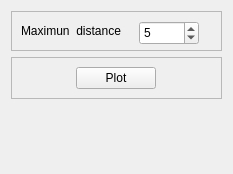
          <widget class="QWidget" name="page_15">
           <property name="geometry">
            <rect>
             <x>0</x>
             <y>0</y>
             <width>233</width>
             <height>174</height>
            </rect>
           </property>
           <attribute name="label">
            <string>Voronoi</string>
           </attribute>
           <layout class="QVBoxLayout" name="verticalLayout_23">
            <item>
             <widget class="QFrame" name="frame_22">
              <property name="minimumSize">
               <size>
                <width>0</width>
                <height>40</height>
               </size>
              </property>
              <property name="frameShape">
               <enum>QFrame::StyledPanel</enum>
              </property>
              <property name="frameShadow">
               <enum>QFrame::Raised</enum>
              </property>
              <layout class="QHBoxLayout" name="horizontalLayout_12">
               <item>
                <widget class="QLabel" name="label_21">
                 <property name="text">
                  <string>Maximun  distance</string>
                 </property>
                </widget>
               </item>
               <item>
                <spacer name="horizontalSpacer_12">
                 <property name="orientation">
                  <enum>Qt::Horizontal</enum>
                 </property>
                 <property name="sizeHint" stdset="0">
                  <size>
                   <width>40</width>
                   <height>20</height>
                  </size>
                 </property>
                </spacer>
               </item>
               <item>
                <widget class="QSpinBox" name="FormActionsPostTextVoronoiMaxDist">
                 <property name="minimumSize">
                  <size>
                   <width>60</width>
                   <height>24</height>
                  </size>
                 </property>
                 <property name="maximumSize">
                  <size>
                   <width>100</width>
                   <height>24</height>
                  </size>
                 </property>
                 <property name="buttonSymbols">
                  <enum>QAbstractSpinBox::UpDownArrows</enum>
                 </property>
                 <property name="value">
                  <number>5</number>
                 </property>
                </widget>
               </item>
               <item>
                <spacer name="horizontalSpacer_13">
                 <property name="orientation">
                  <enum>Qt::Horizontal</enum>
                 </property>
                 <property name="sizeHint" stdset="0">
                  <size>
                   <width>40</width>
                   <height>20</height>
                  </size>
                 </property>
                </spacer>
               </item>
              </layout>
             </widget>
            </item>
            <item>
             <widget class="QFrame" name="frame_19">
              <property name="frameShape">
               <enum>QFrame::StyledPanel</enum>
              </property>
              <property name="frameShadow">
               <enum>QFrame::Raised</enum>
              </property>
              <layout class="QHBoxLayout" name="horizontalLayout_7">
               <item>
                <spacer name="horizontalSpacer_3">
                 <property name="orientation">
                  <enum>Qt::Horizontal</enum>
                 </property>
                 <property name="sizeHint" stdset="0">
                  <size>
                   <width>125</width>
                   <height>20</height>
                  </size>
                 </property>
                </spacer>
               </item>
               <item>
                <widget class="QPushButton" name="FormActionsPostButVoronoi">
                 <property name="text">
                  <string>Plot</string>
                 </property>
                </widget>
               </item>
               <item>
                <spacer name="horizontalSpacer_4">
                 <property name="orientation">
                  <enum>Qt::Horizontal</enum>
                 </property>
                 <property name="sizeHint" stdset="0">
                  <size>
                   <width>125</width>
                   <height>20</height>
                  </size>
                 </property>
                </spacer>
               </item>
              </layout>
             </widget>
            </item>
            <item>
             <widget class="QLabel" name="FormActionsPostLabelVoronoiAtom">
              <property name="text">
               <string/>
              </property>
             </widget>
            </item>
            <item>
             <widget class="QLabel" name="FormActionsPostLabelVoronoiVolume">
              <property name="text">
               <string/>
              </property>
             </widget>
            </item>
            <item>
             <spacer name="verticalSpacer">
              <property name="orientation">
               <enum>Qt::Vertical</enum>
              </property>
              <property name="sizeHint" stdset="0">
               <size>
                <width>20</width>
                <height>40</height>
               </size>
              </property>
             </spacer>
            </item>
           </layout>
          </widget>
